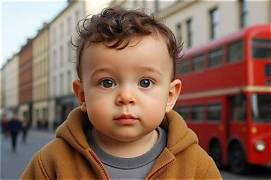
#> input picture backend/dataset/source/baby.jpg, 271 x 180 px
$ python -i generate_dataset.py   (imports and definitions only)
#> lines starting #> are read from the running program, lines starting #| are printed output that depends on the picture
#> further down, picture is the input picture: shape (180, 271, 3); mean B, G, R 90.7, 105.6, 136.6
from pathlib import Path
import random
import shutil

import cv2
import numpy as np


# ---------------------------------------------------------
# PATH CONFIGURATION
# ---------------------------------------------------------

BACKEND_DIR = Path(__file__).resolve().parent.parent

# Original project images
ORIGINAL_SOURCE_DIR = BACKEND_DIR / "dataset" / "source"

# Selected high-quality KonIQ images
KONIQ_SOURCE_DIR = BACKEND_DIR / "dataset" / "koniq_source"

OUTPUT_DIR = BACKEND_DIR / "dataset" / "generated"

TRAIN_DIR = OUTPUT_DIR / "train"
TEST_DIR = OUTPUT_DIR / "test"


# ---------------------------------------------------------
# SETTINGS
# ---------------------------------------------------------

RANDOM_SEED = 42

# One variation is enough now because we have much more
# source-image diversity from KonIQ.
VARIATIONS_PER_TYPE = 1

TRAIN_RATIO = 0.80

SUPPORTED_EXTENSIONS = {
    ".jpg",
    ".jpeg",
    ".png",
    ".bmp",
    ".webp",
}

CLASSES = [
    "clean",
    "blur",
    "underexposed",
    "overexposed",
    "noise",
    "degraded",
    "defect",
]


# ---------------------------------------------------------
# IMAGE DEGRADATION FUNCTIONS
# ---------------------------------------------------------

# [92 lines left out: functions create_blur, create_underexposure, create_overexposure, create_noise, not called in this run]


def create_degraded(image):
    """
    Produce severe degradation using resizing,
    blur and noise.
    """

    height, width = image.shape[:2]
#> height = 180; width = 271

    scale = random.uniform(
        0.15,
        0.40,
    )

    small_width = max(
        32,
        int(width * scale),
    )
#> small_width = 97

    small_height = max(
        32,
        int(height * scale),
    )
#> small_height = 64

    small = cv2.resize(
        image,
        (
            small_width,
            small_height,
        ),
        interpolation=cv2.INTER_AREA,
    )
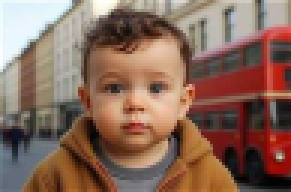
#> small: shape (64, 97, 3) (shown 3 times larger); mean B, G, R 90.7, 105.6, 136.6

    degraded = cv2.resize(
        small,
        (
            width,
            height,
        ),
        interpolation=cv2.INTER_LINEAR,
    )
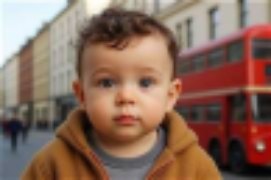
#> degraded: shape (180, 271, 3); mean B, G, R 90.6, 105.5, 136.5

    degraded = cv2.GaussianBlur(
        degraded,
        (7, 7),
        0,
    )

    sigma = random.uniform(
        10,
        30,
    )

    noise = np.random.normal(
        0,
        sigma,
        degraded.shape,
    )

    degraded = (
        degraded.astype(np.float32)
        + noise
    )
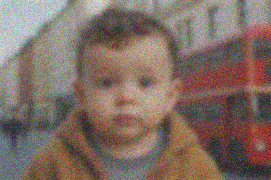
#> degraded: shape (180, 271, 3) float64; mean B, G, R 90.6, 105.7, 136.6; drawn with min black and max white

    return np.clip(
        degraded,
        0,
        255,
    ).astype(np.uint8)
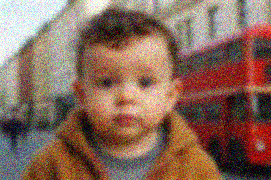
#> returned value: shape (180, 271, 3); mean of channels 0, 1, 2 90.3, 105.3, 136; drawn as B, G, R


# [740 lines left out: functions create_defect, prepare_directories, collect_images, get_source_images, save_image, generate_for_image and 2 more, not called in this run]


# [2 lines not run here, left out]

>>> import cv2
>>> picture = cv2.imread('../dataset/source/baby.jpg')
>>> result = create_degraded(picture)
